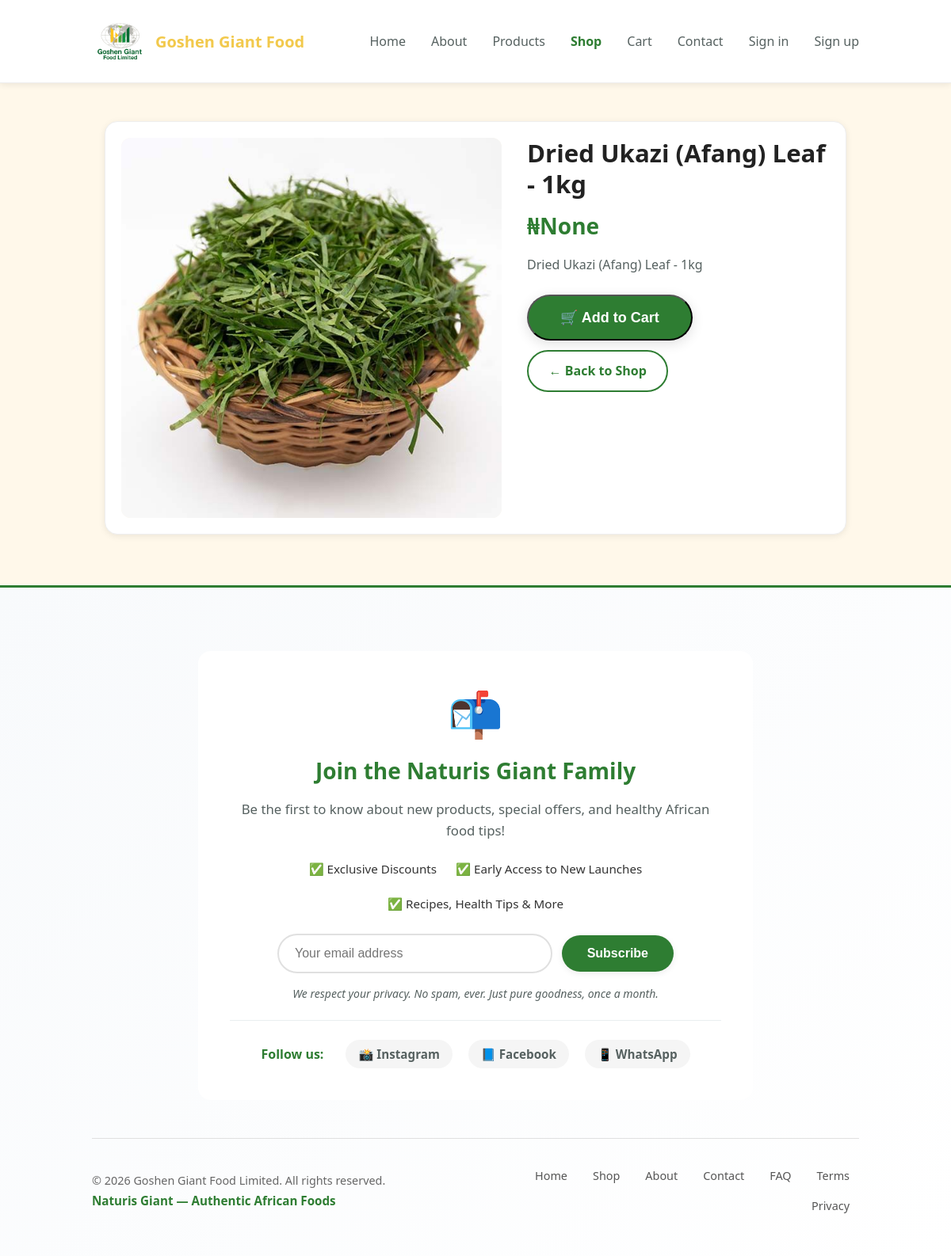
Page /product/7/ on the committed database.
### gosh_main/models.py (models this page shows, shortened)
class Product(models.Model):
    category = models.ForeignKey(Category, on_delete=models.SET_NULL, null=True, blank=True, related_name='products')
    name = models.CharField(max_length=255)
    slug = models.SlugField(max_length=255, unique=True)
    description = models.TextField(blank=True)
    price = models.DecimalField(max_digits=10, decimal_places=2, null=True, blank=True)
    image = models.CharField(max_length=255, blank=True, help_text="Static path under static/ (e.g. 'gosh_main/images/foo.jpg')")
    is_featured = models.BooleanField(default=False)
    created_at = models.DateTimeField(auto_now_add=True)
    class Meta:
        ordering = ['-created_at']

### gosh_main/views.py (the view)
# urls.py: path("product/<int:product_id>/", views.product_detail, name="product_detail"),
def product_detail(request, product_id):
    def normalize_image_url(image_value):
        if not image_value:
            return ""
        image_value = str(image_value)
        if image_value.startswith(("http://", "https://", "/")):
            return image_value
        return f"/static/{image_value.lstrip('/')}"
    try:
        pid_int = int(product_id)
    except (TypeError, ValueError):
        messages.error(request, "Invalid product id")
        return redirect('gosh_main:shop')
    try:
        product = Product.objects.get(id=pid_int)
        product.image_url = normalize_image_url(getattr(product, 'image', ''))
    except Product.DoesNotExist:
        p_dict = next((p for p in get_mock_products() if p.get('id') == pid_int), None)
        if not p_dict:
            messages.error(request, "Product not found")
            return redirect('gosh_main:shop')
        p_dict = p_dict.copy()
        p_dict['image_url'] = normalize_image_url(p_dict.get('image'))
        product = SimpleNamespace(**p_dict)
    context = {
        'product': product,
        'page': 'shop'
    }
    return render(request, "gosh_main/product_detail.html", context)

### gosh_main/context_processors.py (called while the page is built)
def cart_count(request):
    cart = request.session.get('cart', {})
    total_items = 0
    if isinstance(cart, dict):
        for qty in cart.values():
            try:
                total_items += int(qty)
            except (TypeError, ValueError):
                continue
    return {'cart_count': total_items}

### gosh_main/templates/gosh_main/product_detail.html (shortened to what this page needs)
{% extends 'gosh_main/base.html' %}
{% load static humanize %}
{% block content %}
<section class="product-detail-section">
    <div class="product-detail-container">
        <div class="product-detail-image">
            {% if product.image_url %}
                <img src="{{ product.image_url }}" alt="{{ product.name }}">
            {% else %}
                <img src="{% static 'gosh_main/images/Feature_1.jpg' %}" alt="{{ product.name }}">
            {% endif %}
        </div>
        <div class="product-detail-info">
            <h1>{{ product.name }}</h1>
            <div class="product-detail-price">
                <span class="current-price">₦{{ product.price|intcomma }}</span>
            </div>
            <p class="product-full-description">
                {{ product.description|default:"Premium quality African food product prepared with care." }}
            </p>
            <div class="product-detail-actions">
                <form method="post" action="{% url 'gosh_main:add_to_cart' product.id %}" class="product-detail-cart-form">
                    <button type="submit" class="btn-primary-large">🛒 Add to Cart</button>
                </form>
                <a href="{% url 'gosh_main:shop' %}" class="btn-secondary">← Back to Shop</a>
            </div>
        </div>
    </div>
</section>
{% endblock %}

### gosh_main/static/gosh_main/css/styles.css (style rules this page uses)
:root { --brand-yellow: #F2C94C; --accent: #2E7D32; --accent-dark: #1B5E20; --muted: #566160; --light-bg: #FFF8EA; --shadow-sm: 0 2px 8px rgba(0, 0, 0, 0.08); --shadow-md: 0 4px 16px rgba(0, 0, 0, 0.12); --shadow-lg: 0 8px 24px rgba(0, 0, 0, 0.15); }
* { box-sizing: border-box; }
body { font-family: Segoe UI, Roboto, Arial, sans-serif; margin: 0; color: #222; background-color: var(--light-bg); }
.btn-primary-large { display: inline-block; padding: 1rem 2.5rem; background: var(--accent); color: #fff; text-decoration: none; border-radius: 50px; font-weight: 700; font-size: 1.125rem; transition: all 0.3s ease; box-shadow: var(--shadow-md); }
.btn-secondary { display: inline-block; padding: 0.85rem 1.6rem; background: #fff; color: var(--accent); text-decoration: none; border-radius: 50px; font-weight: 700; border: 2px solid var(--accent); transition: all 0.3s ease; }
.current-price { font-size: 1.75rem; font-weight: 700; color: var(--accent); }
.product-detail-section { padding: 2rem 1rem 3rem; }
.product-detail-container { max-width: 1100px; margin: 0 auto; display: grid; grid-template-columns: minmax(280px, 480px) minmax(320px, 1fr); gap: 2rem; align-items: start; background: #fff; border: 1px solid #eee; border-radius: 16px; padding: 1.25rem; box-shadow: var(--shadow-sm); }
.product-detail-image { background: var(--light-bg); border-radius: 12px; overflow: hidden; min-height: 380px; display: flex; align-items: center; justify-content: center; }
.product-detail-image img { width: 100%; height: 100%; min-height: 380px; object-fit: cover; transition: transform 0.35s ease; }
.product-detail-info h1 { margin: 0 0 0.5rem; font-size: clamp(1.7rem, 2.6vw, 2.3rem); line-height: 1.25; color: #222; }
.product-detail-price { display: flex; align-items: baseline; gap: 0.25rem; margin: 0.85rem 0 1rem; }
.product-full-description { margin: 0; color: var(--muted); line-height: 1.75; font-size: 1rem; }
.product-detail-actions { margin-top: 1.5rem; display: flex; align-items: center; gap: 0.75rem; flex-wrap: wrap; }
.product-detail-cart-form { margin: 0; }

### rows in the picture
Product: name "Dried Ukazi (Afang) Leaf - 1kg", price "None", description "Dried Ukazi (Afang) Leaf - 1kg"

### other values in the picture
{{ now|default:"2026" }} "2026"
